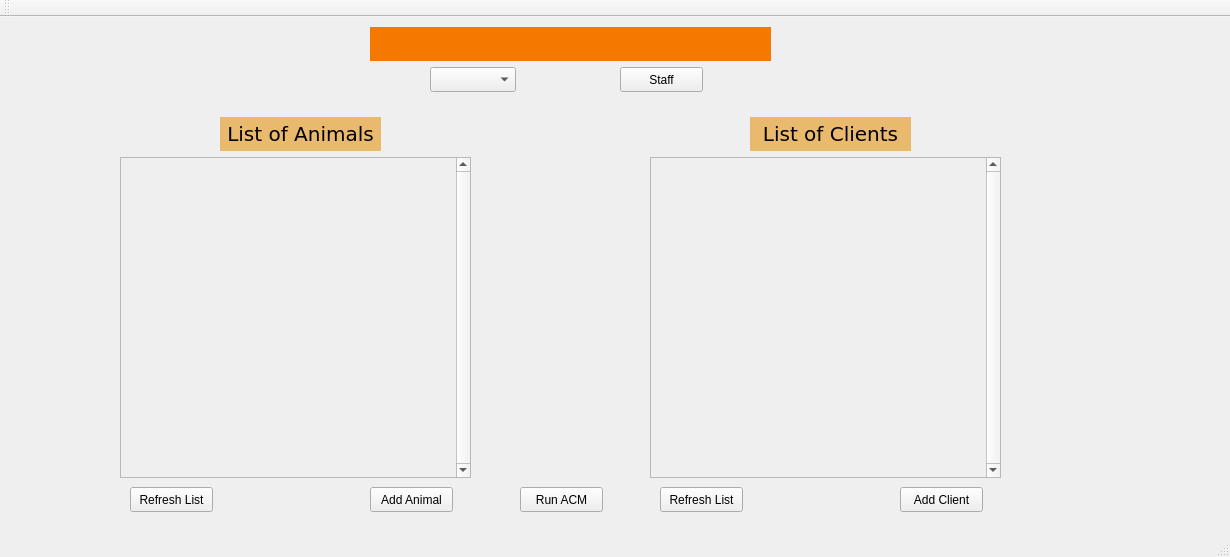
<?xml version="1.0" encoding="UTF-8"?>
<ui version="4.0">
 <class>MainWindow</class>
 <widget class="QMainWindow" name="MainWindow">
  <property name="windowModality">
   <enum>Qt::NonModal</enum>
  </property>
  <property name="geometry">
   <rect>
    <x>0</x>
    <y>0</y>
    <width>1230</width>
    <height>557</height>
   </rect>
  </property>
  <property name="windowTitle">
   <string>MainWindow</string>
  </property>
  <widget class="QWidget" name="centralWidget">
   <widget class="QScrollArea" name="scrollArea_2">
    <property name="geometry">
     <rect>
      <x>120</x>
      <y>140</y>
      <width>351</width>
      <height>321</height>
     </rect>
    </property>
    <property name="verticalScrollBarPolicy">
     <enum>Qt::ScrollBarAlwaysOn</enum>
    </property>
    <property name="widgetResizable">
     <bool>true</bool>
    </property>
    <widget class="QWidget" name="scrollAreaWidgetContents_2">
     <property name="geometry">
      <rect>
       <x>0</x>
       <y>0</y>
       <width>335</width>
       <height>319</height>
      </rect>
     </property>
     <widget class="QWidget" name="verticalLayoutWidget_2">
      <property name="geometry">
       <rect>
        <x>40</x>
        <y>20</y>
        <width>261</width>
        <height>271</height>
       </rect>
      </property>
      <layout class="QVBoxLayout" name="verticalLayout_2">
       <property name="spacing">
        <number>0</number>
       </property>
       <property name="leftMargin">
        <number>10</number>
       </property>
       <property name="topMargin">
        <number>10</number>
       </property>
       <property name="rightMargin">
        <number>10</number>
       </property>
       <property name="bottomMargin">
        <number>10</number>
       </property>
      </layout>
     </widget>
    </widget>
   </widget>
   <widget class="QLabel" name="label">
    <property name="geometry">
     <rect>
      <x>220</x>
      <y>100</y>
      <width>161</width>
      <height>34</height>
     </rect>
    </property>
    <property name="font">
     <font>
      <family>DejaVu Sans</family>
      <pointsize>15</pointsize>
      <weight>50</weight>
      <italic>false</italic>
      <bold>false</bold>
     </font>
    </property>
    <property name="styleSheet">
     <string notr="true">background-color: rgb(233, 185, 110);
font: 15pt &quot;DejaVu Sans&quot;;
</string>
    </property>
    <property name="text">
     <string>List of Animals</string>
    </property>
    <property name="alignment">
     <set>Qt::AlignCenter</set>
    </property>
   </widget>
   <widget class="QPushButton" name="addAnimalButton">
    <property name="geometry">
     <rect>
      <x>370</x>
      <y>470</y>
      <width>83</width>
      <height>25</height>
     </rect>
    </property>
    <property name="text">
     <string>Add Animal</string>
    </property>
   </widget>
   <widget class="QPushButton" name="refreshAnimalsButton">
    <property name="geometry">
     <rect>
      <x>130</x>
      <y>470</y>
      <width>83</width>
      <height>25</height>
     </rect>
    </property>
    <property name="text">
     <string>Refresh List</string>
    </property>
   </widget>
   <widget class="QScrollArea" name="scrollArea_3">
    <property name="geometry">
     <rect>
      <x>650</x>
      <y>140</y>
      <width>351</width>
      <height>321</height>
     </rect>
    </property>
    <property name="verticalScrollBarPolicy">
     <enum>Qt::ScrollBarAlwaysOn</enum>
    </property>
    <property name="widgetResizable">
     <bool>true</bool>
    </property>
    <widget class="QWidget" name="scrollAreaWidgetContents_4">
     <property name="geometry">
      <rect>
       <x>0</x>
       <y>0</y>
       <width>335</width>
       <height>319</height>
      </rect>
     </property>
     <widget class="QWidget" name="verticalLayoutWidget_4">
      <property name="geometry">
       <rect>
        <x>40</x>
        <y>20</y>
        <width>261</width>
        <height>271</height>
       </rect>
      </property>
      <layout class="QVBoxLayout" name="verticalLayout_4">
       <property name="spacing">
        <number>0</number>
       </property>
       <property name="leftMargin">
        <number>10</number>
       </property>
       <property name="topMargin">
        <number>10</number>
       </property>
       <property name="rightMargin">
        <number>10</number>
       </property>
       <property name="bottomMargin">
        <number>10</number>
       </property>
      </layout>
     </widget>
    </widget>
   </widget>
   <widget class="QPushButton" name="addClientButton">
    <property name="geometry">
     <rect>
      <x>900</x>
      <y>470</y>
      <width>83</width>
      <height>25</height>
     </rect>
    </property>
    <property name="text">
     <string>Add Client</string>
    </property>
   </widget>
   <widget class="QPushButton" name="refreshClientsButton">
    <property name="geometry">
     <rect>
      <x>660</x>
      <y>470</y>
      <width>83</width>
      <height>25</height>
     </rect>
    </property>
    <property name="text">
     <string>Refresh List</string>
    </property>
   </widget>
   <widget class="QLabel" name="label_2">
    <property name="geometry">
     <rect>
      <x>750</x>
      <y>100</y>
      <width>161</width>
      <height>34</height>
     </rect>
    </property>
    <property name="font">
     <font>
      <family>DejaVu Sans</family>
      <pointsize>15</pointsize>
      <weight>50</weight>
      <italic>false</italic>
      <bold>false</bold>
     </font>
    </property>
    <property name="styleSheet">
     <string notr="true">background-color: rgb(233, 185, 110);
font: 15pt &quot;DejaVu Sans&quot;;
</string>
    </property>
    <property name="text">
     <string>List of Clients</string>
    </property>
    <property name="alignment">
     <set>Qt::AlignCenter</set>
    </property>
   </widget>
   <widget class="QLabel" name="label_3">
    <property name="geometry">
     <rect>
      <x>370</x>
      <y>10</y>
      <width>401</width>
      <height>34</height>
     </rect>
    </property>
    <property name="font">
     <font>
      <family>DejaVu Sans</family>
      <pointsize>15</pointsize>
      <weight>50</weight>
      <italic>false</italic>
      <bold>false</bold>
     </font>
    </property>
    <property name="styleSheet">
     <string notr="true">background-color: rgb(245, 121, 0);
font: 15pt &quot;DejaVu Sans&quot;;
</string>
    </property>
    <property name="text">
     <string/>
    </property>
    <property name="alignment">
     <set>Qt::AlignCenter</set>
    </property>
   </widget>
   <widget class="QPushButton" name="staffButton">
    <property name="geometry">
     <rect>
      <x>620</x>
      <y>50</y>
      <width>83</width>
      <height>25</height>
     </rect>
    </property>
    <property name="text">
     <string>Staff</string>
    </property>
   </widget>
   <widget class="QComboBox" name="clientDropDown">
    <property name="geometry">
     <rect>
      <x>430</x>
      <y>50</y>
      <width>86</width>
      <height>25</height>
     </rect>
    </property>
    <property name="currentText">
     <string/>
    </property>
   </widget>
   <widget class="QPushButton" name="runACMButton">
    <property name="geometry">
     <rect>
      <x>520</x>
      <y>470</y>
      <width>83</width>
      <height>25</height>
     </rect>
    </property>
    <property name="text">
     <string>Run ACM</string>
    </property>
   </widget>
  </widget>
  <widget class="QMenuBar" name="menuBar">
   <property name="geometry">
    <rect>
     <x>0</x>
     <y>0</y>
     <width>1230</width>
     <height>22</height>
    </rect>
   </property>
  </widget>
  <widget class="QToolBar" name="mainToolBar">
   <attribute name="toolBarArea">
    <enum>TopToolBarArea</enum>
   </attribute>
   <attribute name="toolBarBreak">
    <bool>false</bool>
   </attribute>
  </widget>
  <widget class="QStatusBar" name="statusBar"/>
 </widget>
 <layoutdefault spacing="6" margin="11"/>
 <resources/>
 <connections/>
</ui>
